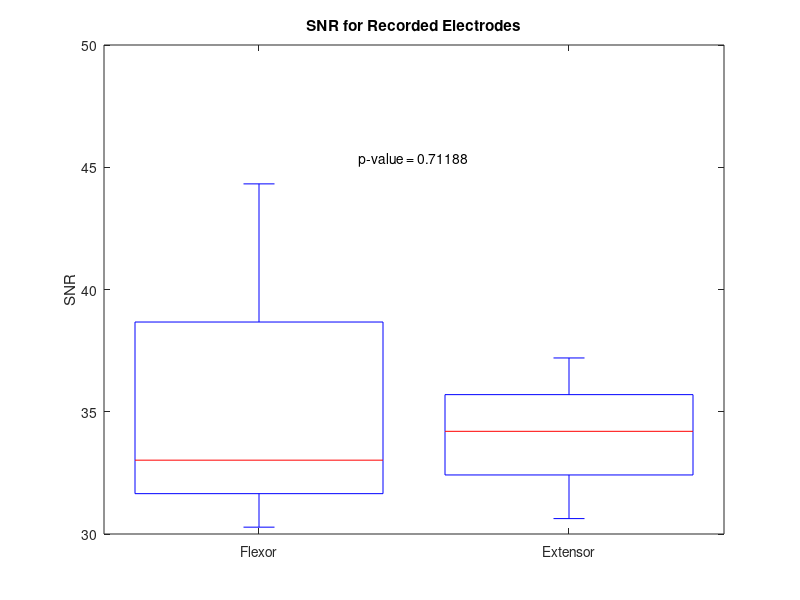

Write MATLAB code to recreate this figure. (Note: this script raises an error after producing the figure.)
% SNR Data
flexor_data = [30.28, 44.32, 33.02];
extensor_data = [30.63, 34.2, 37.2];

% Boxplot
figure;
boxplot([flexor_data', extensor_data'], 'Labels', {'Flexor', 'Extensor'});
title('SNR for Recorded Electrodes');
ylabel('SNR');

% Statistical Test (e.g., t-test)
[~, p_value, ~, stats] = ttest2(flexor_data, extensor_data);
text(1.5, max([flexor_data, extensor_data]) + 1, ['p-value = ', num2str(p_value)], 'HorizontalAlignment', 'center');

% Indicate if there is a statistical difference
if p_value < 0.05
    text(1.5, max([flexor_data, extensor_data]) + 2, 'Statistically Different', 'HorizontalAlignment', 'center', 'Color', 'r');
end
%% Statistical Analysis
% Data for Time-to-Completion 
% Consolidated data for Time to Completion
data = readtable('Data,RP_Final,12-12.csv');

time_data = [
    % Participant 1
    7.84, 5.43, 4.9,   % Level 1
    5.44, 11.92, 9.5,  % Level 2
    12.86, 10.99, 11.36; % Level 3
    
    % Participant 2
    6.25, 9.46, 6.6,   % Level 1
    8.29, 8.01, 13.49, % Level 2
    15.17, 11.89, 18.04; % Level 3
    
    % Participant 3
    4.4, 5.44, 10.48,  % Level 1
    7.02, 6.84, 7.5,   % Level 2
    10.61, 13.13, 11.9 % Level 3
];
%separated by grou

% Create boxplot
figure;
boxplot(time_data, 'Labels', {'Level 1', 'Level 2', 'Level 3'});
title('Time to Completion vs. Levels');
ylabel('Time (s)');

% Statistical Tests
p_values_time_levels = zeros(2, 3);

for i = 1:3
    % Compare Level i with Level i+1
    [~, p_values_time_levels(1, i), ~, ~] = ttest2(time_data(i,:), time_data(i+3, :));
    
    % Compare Level i with Level i+2
    [~, p_values_time_levels(2, i), ~, ~] = ttest2(time_data(i,:), time_data(i+6,:));
    
end

% Display p-values
disp('P-values for Time to Completion between Levels:');
disp(p_values_time_levels);

% Display statistical difference indicators
for i = 1:3
    if p_values_time_levels(1, i) < 0.05
        text(i, max(time_data(:)) + 1, '*', 'HorizontalAlignment', 'center', 'Color', 'r');
    end
    
    if p_values_time_levels(2, i) < 0.05
        text(i, max(time_data(:)) + 2, '**', 'HorizontalAlignment', 'center', 'Color', 'r');
    end
end


%% Statistical Analysis
% Number of moves V1
% Consolidated data for Number of Moves
moves_data = [
    % Participant 1
    8, 8, 8; % Level 1
    8, 12, 12; % Level 2
    16, 14, 14; % Level 3
    
    % Participant 2
    8, 10, 8; % Level 1
    9, 10, 10; % Level 2
    15, 13, 17; % Level 3
    
    % Participant 3
    8, 8, 14; % Level 1
    10, 9, 9; % Level 2
    15, 18, 19; % Level 3
];

% Create boxplot for Number of Moves
figure;
boxplot(moves_data, 'Labels', {'Level 1', 'Level 2', 'Level 3'});
title('Number of Moves vs. Levels');
ylabel('Number of Moves');

% Statistical Tests
p_values_moves_levels = zeros(2, 3);

for i = 1:3
    % Compare Level i with Level i+1
    [~, p_values_time_levels(1, i), ~, ~] = ttest2(time_data(i,:), time_data(i+3, :));
    
    % Compare Level i with Level i+2
    [~, p_values_time_levels(2, i), ~, ~] = ttest2(time_data(i,:), time_data(i+6,:));    
end

% Display p-values
disp('P-values for Number of Moves between Levels:');
disp(p_values_moves_levels);

% Display statistical difference indicators
for i = 1:3
    if p_values_moves_levels(1, i) < 0.05
        text(i, max(moves_data(:)) + 1, '*', 'HorizontalAlignment', 'center', 'Color', 'r');
    end
    
    if p_values_moves_levels(2, i) < 0.05
        text(i, max(moves_data(:)) + 2, '**', 'HorizontalAlignment', 'center', 'Color', 'r');
    end
end

%% Statistical Analysis
% Number of moves V2
% Consolidated data for Number of Moves
moves_data = [
    % Participant 1
    8, 8, 8,   % Level 1
    8, 12, 12,  % Level 2
    16, 14, 14; % Level 3
    
    % Participant 2
    8, 10, 8,   % Level 1
    9, 10, 10,  % Level 2
    15, 13, 17; % Level 3
    
    % Participant 3
    8, 8, 14,   % Level 1
    10, 9, 9,   % Level 2
    15, 18, 19; % Level 3
];

% Minimum moves per level
min_moves = [8, 8, 13];

% Create boxplot
figure;
% Create boxplot for Level 1
subplot(1, 3, 1);
boxplot([moves_data([1,4,6], :)', min_moves(1)*ones(3, 1)], 'Labels', {'P1', 'P2', 'P3', 'Min'});
title('Number of Moves vs. Level 1');
ylabel('Number of Moves');
hold on;
% Similar modifications for and Level 3
subplot(1, 3, 2);
boxplot([moves_data([2,5,8], :)', min_moves(2)*ones(3, 1)], 'Labels', {'P1', 'P2', 'P3', 'Min'});
title('Number of Moves vs. Level 2');
ylabel('Number of Moves');
hold on;
% Similar modifications for Level 3
subplot(1, 3, 3);
boxplot([moves_data([3,6,9], :)', min_moves(3)*ones(3, 1)], 'Labels', {'P1', 'P2', 'P3', 'Min'});
title('Number of Moves vs. Level 3');
ylabel('Number of Moves');


% Statistical Tests and Indicators
p_values_moves_levels = zeros(3, 3);

for i = 1:3
    [~, p_values_moves_levels(i, 1), ~, ~] = ttest2(moves_data(:, i), min_moves(i));

    % Compare Level i with Level i+1
    [~, p_values_time_levels(1, i), ~, ~] = ttest2(time_data(i,:), time_data(i+3, :));
    
    % Compare Level i with Level i+2
    [~, p_values_time_levels(2, i), ~, ~] = ttest2(time_data(i,:), time_data(i+6,:));    
end

% Display p-values
disp('P-values for Number of Moves between Levels and Minimum Moves:');
disp(p_values_moves_levels);

% Display statistical difference indicators
for i = 1:3
    if p_values_moves_levels(i, 1) < 0.05
        text(i, max(moves_data(:)) + 1, '*', 'HorizontalAlignment', 'center', 'Color', 'r');
    end
end
